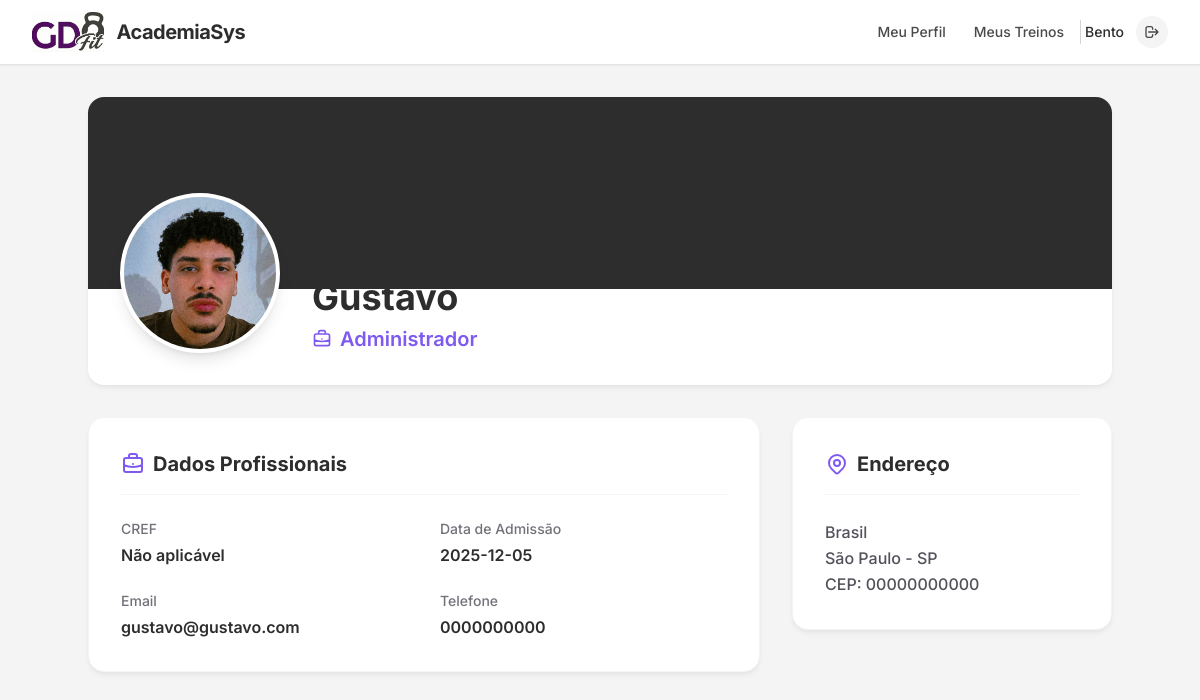
Page /funcionario/perfil/1 (signed in) on the committed database.
### app.py (models this page shows, shortened)
class Aluno(db.Model, UserMixin):
    __tablename__ = 'alunos'
    id = db.Column(db.Integer, primary_key=True)
    nome = db.Column(db.String(100), nullable=False)
    foto = db.Column(db.String(100), nullable=True, default='default.png')
    cpf = db.Column(db.String(14), unique=True, nullable=False)
    senha_hash = db.Column(db.String(200), nullable=True)
    data_nascimento = db.Column(db.String(10), nullable=False)
    endereco = db.Column(db.String(200), nullable=True)
    cidade = db.Column(db.String(100), nullable=True)
    estado = db.Column(db.String(2), nullable=True)
    cep = db.Column(db.String(9), nullable=True)
    telefone = db.Column(db.String(20), nullable=True)
    email = db.Column(db.String(100), unique=True, nullable=True)
    data_matricula = db.Column(db.String(10), nullable=True)
    status = db.Column(db.String(10), default='Ativo', nullable=False)
    treinos = db.relationship('Treino', back_populates='aluno', lazy=True, cascade="all, delete-orphan")
    @property
    def tipo_usuario(self):
        return 'Aluno'

class Funcionario(db.Model, UserMixin):
    __tablename__ = 'funcionarios'
    id = db.Column(db.Integer, primary_key=True)
    nome = db.Column(db.String(100), nullable=False)
    foto = db.Column(db.String(100), nullable=True, default='default.png')
    senha_hash = db.Column(db.String(200), nullable=True)
    cargo = db.Column(db.String(50), nullable=False)
    cref = db.Column(db.String(20), unique=True, nullable=True)
    endereco = db.Column(db.String(200), nullable=True)
    cidade = db.Column(db.String(100), nullable=True)
    estado = db.Column(db.String(2), nullable=True)
    cep = db.Column(db.String(9), nullable=True)
    telefone = db.Column(db.String(20), nullable=True)
    email = db.Column(db.String(100), unique=True, nullable=True)
    data_admissao = db.Column(db.String(10), nullable=True)
    treinos = db.relationship('Treino', back_populates='funcionario', lazy=True)

### app.py (the view)
@app.route('/funcionario/perfil/<int:funcionario_id>')
@login_required
def perfil_funcionario(funcionario_id):
    funcionario = Funcionario.query.get_or_404(funcionario_id)
    return render_template('perfil_funcionario.html', funcionario=funcionario)

### app.py (called while the page is built)
@login_manager.user_loader
def load_user(user_id):
    if user_id.startswith('func_'):
        id_real = int(user_id.split('_')[1])
        return Funcionario.query.get(id_real)
    elif user_id.startswith('aluno_'):
        id_real = int(user_id.split('_')[1])
        return Aluno.query.get(id_real)
    return None

### templates/perfil_funcionario.html (shortened to what this page needs)
{% extends 'base.html' %}
{% block content %}
<div class="max-w-5xl mx-auto">
    <div class="bg-white shadow-card rounded-2xl overflow-hidden mb-8">
        <div class="h-48 bg-dark relative"></div>
        <div class="px-8 pb-8 flex flex-col md:flex-row items-center md:items-end -mt-24 relative">
            <img src="{{ url_for('static', filename='uploads/' + funcionario.foto) }}" alt="Foto de {{ funcionario.nome }}" class="w-40 h-40 rounded-full object-cover border-4 border-white shadow-lg bg-white">
            <div class="mt-6 md:mt-0 md:ml-8 text-center md:text-left flex-grow">
                <h1 class="text-4xl font-bold text-dark">{{ funcionario.nome }}</h1>
                <p class="text-xl font-semibold text-primary mt-2 flex items-center justify-center md:justify-start gap-2">
                    {{ funcionario.cargo }}
                </p>
            </div>
        </div>
    </div>
    <div class="grid grid-cols-1 md:grid-cols-3 gap-8">
        <div class="md:col-span-2 bg-white p-8 shadow-card rounded-2xl border border-gray-100">
            <h2 class="text-xl font-bold text-dark mb-6 flex items-center gap-2 pb-4 border-b border-gray-100">
                Dados Profissionais
            </h2>
            <dl class="grid grid-cols-1 md:grid-cols-2 gap-x-8 gap-y-6 text-sm">
                <div>
                    <dt class="font-medium text-gray-500 mb-1">CREF</dt>
                    <dd class="text-dark font-semibold text-base">{{ funcionario.cref or 'Não aplicável' }}</dd>
                </div>
                <div>
                    <dt class="font-medium text-gray-500 mb-1">Data de Admissão</dt>
                    <dd class="text-dark font-semibold text-base">{{ funcionario.data_admissao or 'N/A' }}</dd>
                </div>
                <div>
                    <dt class="font-medium text-gray-500 mb-1">Email</dt>
                    <dd class="text-dark font-semibold text-base break-all">{{ funcionario.email or 'Não informado' }}</dd>
                </div>
                <div>
                    <dt class="font-medium text-gray-500 mb-1">Telefone</dt>
                    <dd class="text-dark font-semibold text-base">{{ funcionario.telefone or 'Não informado' }}</dd>
                </div>
            </dl>
        </div>
        <div class="bg-white p-8 shadow-card rounded-2xl border border-gray-100 h-fit sticky top-24">
            <h2 class="text-xl font-bold text-dark mb-6 flex items-center gap-2 pb-4 border-b border-gray-100">
                Endereço
            </h2>
            <address class="not-italic text-gray-600 font-medium leading-relaxed">
                {% if funcionario.endereco %}
                    {{ funcionario.endereco }}<br>
                    {{ funcionario.cidade }} - {{ funcionario.estado }}<br>
                    CEP: {{ funcionario.cep or 'N/A' }}
                {% else %}
                    Endereço não informado.
                {% endif %}
            </address>
        </div>
    </div>
</div>
{% endblock %}

### templates/base.html (shortened to what this page needs)
<!DOCTYPE html>
<html lang="pt-br">
<head>
    <script src="https://cdn.tailwindcss.com"></script>
</head>
<body class="bg-gray-100 text-dark font-sans">
    {% if current_user.is_authenticated %}
    <nav class="bg-white border-b border-gray-200 shadow-sm sticky top-0 z-50">
        <div class="max-w-7xl mx-auto px-4 sm:px-6 lg:px-8">
            <div class="flex justify-between h-16">
                <div class="flex items-center">
                    <a href="{{ url_for('index') }}" class="flex items-center gap-3 hover:opacity-90 transition">
                        <img src="{{ url_for('static', filename='logo.png') }}" alt="Logo" class="h-10 w-auto object-contain">
                        <span class="font-bold text-xl tracking-tight text-dark">AcademiaSys</span>
                    </a>
                </div>
                <div class="flex items-center space-x-1">
                    {% if current_user.tipo_usuario == 'Funcionario' %}
                        <a href="{{ url_for('index') }}" class="px-3 py-2 rounded-md text-sm font-medium text-dark-light hover:text-primary hover:bg-primary-light transition">Dashboard</a>
                        <a href="{{ url_for('lista_alunos') }}" class="px-3 py-2 rounded-md text-sm font-medium text-dark-light hover:text-primary hover:bg-primary-light transition">Alunos</a>
                        <a href="{{ url_for('lista_funcionarios') }}" class="px-3 py-2 rounded-md text-sm font-medium text-dark-light hover:text-primary hover:bg-primary-light transition">Funcionários</a>
                        <a href="{{ url_for('lista_exercicios') }}" class="px-3 py-2 rounded-md text-sm font-medium text-dark-light hover:text-primary hover:bg-primary-light transition">Exercícios</a>
                    {% else %}
                        <a href="{{ url_for('perfil_aluno', aluno_id=current_user.id) }}" class="px-3 py-2 rounded-md text-sm font-medium text-dark-light hover:text-primary hover:bg-primary-light transition">Meu Perfil</a>
                        <a href="{{ url_for('gerenciar_treinos', aluno_id=current_user.id) }}" class="px-3 py-2 rounded-md text-sm font-medium text-dark-light hover:text-primary hover:bg-primary-light transition">Meus Treinos</a>
                    {% endif %}
                    <div class="flex items-center gap-3">
                        <span class="text-sm font-medium text-dark hidden md:block">{{ current_user.nome.split()[0] }}</span>
                        <a href="{{ url_for('logout') }}" class="group flex items-center justify-center w-8 h-8 rounded-full bg-gray-100 text-dark-light hover:bg-red-500 hover:text-white transition" title="Sair">
                            <svg xmlns="http://www.w3.org/2000/svg" class="h-4 w-4" fill="none" viewBox="0 0 24 24" stroke="currentColor">
                                <path stroke-linecap="round" stroke-linejoin="round" stroke-width="2" d="M17 16l4-4m0 0l-4-4m4 4H7m6 4v1a3 3 0 01-3 3H6a3 3 0 01-3-3V7a3 3 0 013-3h4a3 3 0 013 3v1" />
                            </svg>
                        </a>
                    </div>
                </div>
            </div>
        </div>
    </nav>
    {% endif %}
    <main class="max-w-7xl mx-auto px-4 sm:px-6 lg:px-8 py-8">
        {% block content %}{% endblock %}
    </main>
</body>
</html>

### templates/base.html (style rules this page uses)
body { font-family: 'Inter', sans-serif; }

### rows in the picture
Aluno: nome "Bento"
Funcionario: foto (picture), nome "Gustavo", cargo "Administrador", cref "Não aplicável", data_admissao "2025-12-05", email "gustavo@gustavo.com", telefone "0000000000", endereco "Brasil", cidade "São Paulo", estado "SP", cep "00000000000"
